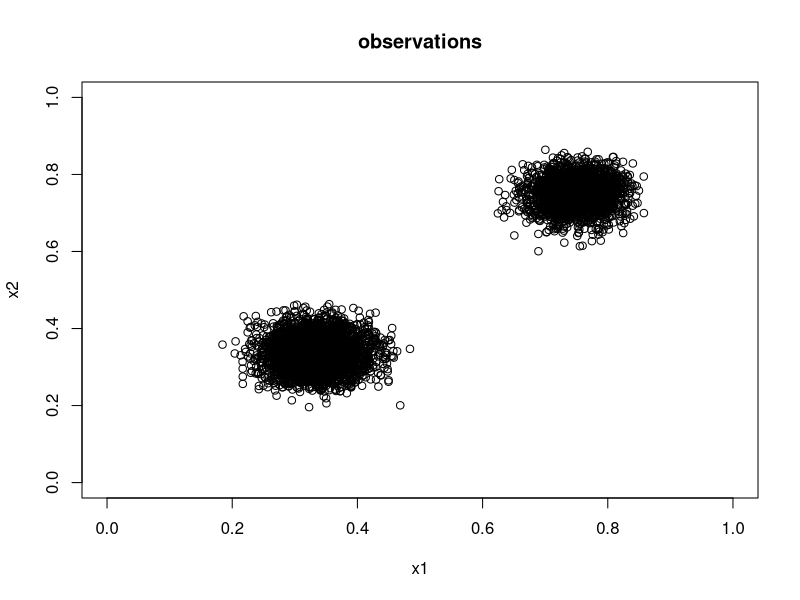

Here is the R script that generated this plot: (Note: this script raises an error after producing the figure.)
#Generate data from a beta mixture
set.seed(11)
n = 5000
d=2
data = matrix(NA, nrow=n, ncol=d)

for(i in 1:n){
  u = runif(1)
  if(u < 0.6){
    for(k in 1:2){
      data[i,k] = rbeta(1,40,80)
    }
  }else{
    for(k in 1:2){
      data[i,k] = rbeta(1,90,30)
    }
  }
}

plot(data[,1], data[,2], xlab = "x1", ylab = "x2", xlim=c(0,1), ylim=c(0,1), main = "observations")

#Make the grid points
x.grid = seq(0.005,0.995,by=0.01)
y.grid = seq(0.005,0.995,by=0.01)
grid.points = as.matrix(expand.grid(x.grid,y.grid))

#Run boosting
out = boosting(# parameters for boosting
               data = data, #data = n X d matrix
               add_noise = FALSE, # add uniform noises if there are tied values
               margin_size = 1.0, # size of margin we make when scaling data into (0,1]
                                  # if data is defined in (0,1]^d, we can set it to 0.0 = no scaling 
               ntree_marginal = 100, # # trees per dimension used in the first stage
               ntree_dependence = 1000, # # trees used in the second stage
               c0 = 0.1, # c0 = global scale of the learning parameter
               gamma = 0.1, # gamma = stronger regularization for small nodes
               max_resol = 50, # maximum resolution (depth) of trees
               min_obs = 5, # if # obs in a node > min_obs, this node is no longer split
               eta_subsample = 1.0, # eta * n observations are used to learn a new tree
               J = 8, # # grid points for splitting = 2^J-1 
               max_n_var = d, # this is an experimental one so should be set to d 
               # parameters for the PT-based weak learner
               alpha = 0.5, # prior prob of dividing a node = alpha * (1 + depth)^beta
               beta = 0.0,
               precision = 1.0 # precision of the beta prior
)

#Evaluate the log-densities
out_dens = eval_density_b(list_boosting = out, # simply use the output of the boosting function
                          eval_points = grid.points # matrix of evaluation points
                          )

#Visualize the estimated density function
library(ggplot2)
library(viridis)

densities.df = data.frame(x1=grid.points[,1],x2=grid.points[,2],density = exp(out_dens$log_densities))
print(ggplot() + geom_tile(data = densities.df, aes(x=x1, y=x2, fill=density)) + 
        scale_fill_viridis(discrete=FALSE) + ggtitle("Estimated density"))

#Simulate from the estimated distribution
simulated.data = simulation_b(list_boosting = out, # simply use the output of the boosting function 
                              size = 1000 # size of simulation
)

plot(simulated.data[,1], simulated.data[,2], xlim = c(0,1), ylim = c(0,1),xlab="x1",ylab="x2", main="simulated data")
